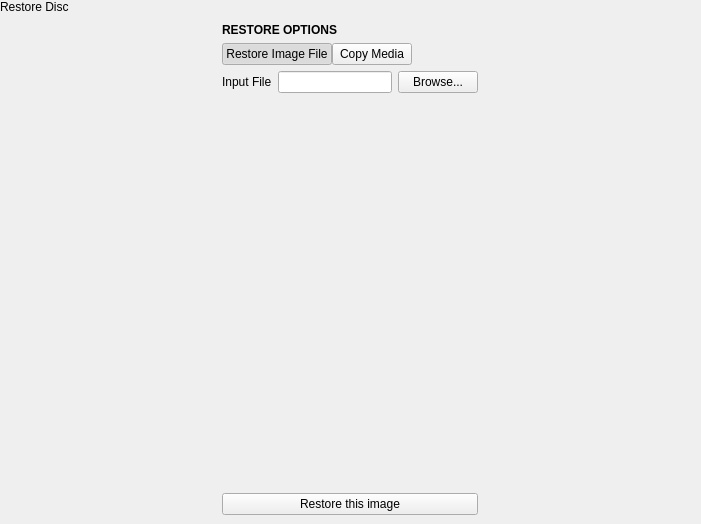
<?xml version="1.0" encoding="UTF-8"?>
<ui version="4.0">
 <class>RestoreOpticalPopover</class>
 <widget class="QWidget" name="RestoreOpticalPopover">
  <property name="geometry">
   <rect>
    <x>0</x>
    <y>0</y>
    <width>701</width>
    <height>524</height>
   </rect>
  </property>
  <property name="windowTitle">
   <string notr="true">Form</string>
  </property>
  <layout class="QVBoxLayout" name="verticalLayout">
   <property name="spacing">
    <number>0</number>
   </property>
   <property name="leftMargin">
    <number>0</number>
   </property>
   <property name="topMargin">
    <number>0</number>
   </property>
   <property name="rightMargin">
    <number>0</number>
   </property>
   <property name="bottomMargin">
    <number>0</number>
   </property>
   <item>
    <widget class="tStackedWidget" name="mainStack">
     <property name="currentIndex">
      <number>0</number>
     </property>
     <widget class="QWidget" name="mainPage">
      <layout class="QVBoxLayout" name="verticalLayout_5">
       <property name="spacing">
        <number>0</number>
       </property>
       <property name="leftMargin">
        <number>0</number>
       </property>
       <property name="topMargin">
        <number>0</number>
       </property>
       <property name="rightMargin">
        <number>0</number>
       </property>
       <property name="bottomMargin">
        <number>0</number>
       </property>
       <item>
        <widget class="tTitleLabel" name="titleLabel">
         <property name="text">
          <string notr="true">Restore Disc</string>
         </property>
        </widget>
       </item>
       <item alignment="Qt::AlignHCenter">
        <widget class="QWidget" name="optionsWidget" native="true">
         <layout class="QVBoxLayout" name="verticalLayout_4">
          <item>
           <widget class="QLabel" name="label">
            <property name="font">
             <font>
              <weight>75</weight>
              <bold>true</bold>
             </font>
            </property>
            <property name="text">
             <string>RESTORE OPTIONS</string>
            </property>
           </widget>
          </item>
          <item>
           <layout class="QHBoxLayout" name="horizontalLayout">
            <property name="spacing">
             <number>0</number>
            </property>
            <item>
             <widget class="QPushButton" name="restoreFileButton">
              <property name="text">
               <string>Restore Image File</string>
              </property>
              <property name="checkable">
               <bool>true</bool>
              </property>
              <property name="checked">
               <bool>true</bool>
              </property>
              <property name="autoExclusive">
               <bool>true</bool>
              </property>
             </widget>
            </item>
            <item>
             <widget class="QPushButton" name="restoreDiskButton">
              <property name="text">
               <string>Copy Media</string>
              </property>
              <property name="checkable">
               <bool>true</bool>
              </property>
              <property name="autoExclusive">
               <bool>true</bool>
              </property>
             </widget>
            </item>
            <item>
             <spacer name="horizontalSpacer">
              <property name="orientation">
               <enum>Qt::Horizontal</enum>
              </property>
              <property name="sizeHint" stdset="0">
               <size>
                <width>0</width>
                <height>0</height>
               </size>
              </property>
             </spacer>
            </item>
           </layout>
          </item>
          <item>
           <widget class="tStackedWidget" name="stackedWidget">
            <property name="currentIndex">
             <number>0</number>
            </property>
            <widget class="QWidget" name="restoreFilePage">
             <layout class="QVBoxLayout" name="verticalLayout_2">
              <property name="spacing">
               <number>0</number>
              </property>
              <property name="leftMargin">
               <number>0</number>
              </property>
              <property name="topMargin">
               <number>0</number>
              </property>
              <property name="rightMargin">
               <number>0</number>
              </property>
              <property name="bottomMargin">
               <number>0</number>
              </property>
              <item>
               <layout class="QHBoxLayout" name="horizontalLayout_3">
                <property name="spacing">
                 <number>6</number>
                </property>
                <item>
                 <widget class="QLabel" name="label_2">
                  <property name="text">
                   <string>Input File</string>
                  </property>
                 </widget>
                </item>
                <item>
                 <widget class="QLineEdit" name="restoreFileBox"/>
                </item>
                <item>
                 <widget class="QPushButton" name="browseButton">
                  <property name="text">
                   <string>Browse...</string>
                  </property>
                 </widget>
                </item>
               </layout>
              </item>
              <item>
               <spacer name="verticalSpacer_2">
                <property name="orientation">
                 <enum>Qt::Vertical</enum>
                </property>
                <property name="sizeHint" stdset="0">
                 <size>
                  <width>20</width>
                  <height>40</height>
                 </size>
                </property>
               </spacer>
              </item>
             </layout>
            </widget>
            <widget class="QWidget" name="restoreDiskPage">
             <layout class="QVBoxLayout" name="verticalLayout_3">
              <property name="spacing">
               <number>0</number>
              </property>
              <property name="leftMargin">
               <number>0</number>
              </property>
              <property name="topMargin">
               <number>0</number>
              </property>
              <property name="rightMargin">
               <number>0</number>
              </property>
              <property name="bottomMargin">
               <number>0</number>
              </property>
              <item>
               <widget class="QTreeView" name="diskSelection">
                <attribute name="headerVisible">
                 <bool>false</bool>
                </attribute>
               </widget>
              </item>
             </layout>
            </widget>
           </widget>
          </item>
          <item>
           <widget class="QPushButton" name="restoreButton">
            <property name="text">
             <string>Restore this image</string>
            </property>
            <property name="icon">
             <iconset theme="document-new">
              <normaloff>.</normaloff>.</iconset>
            </property>
           </widget>
          </item>
         </layout>
        </widget>
       </item>
      </layout>
     </widget>
     <widget class="QWidget" name="confirmOpticalPage">
      <layout class="QVBoxLayout" name="verticalLayout_7">
       <property name="spacing">
        <number>0</number>
       </property>
       <property name="leftMargin">
        <number>0</number>
       </property>
       <property name="topMargin">
        <number>0</number>
       </property>
       <property name="rightMargin">
        <number>0</number>
       </property>
       <property name="bottomMargin">
        <number>0</number>
       </property>
       <item>
        <widget class="tTitleLabel" name="titleLabel_2">
         <property name="text">
          <string>Restore Disc</string>
         </property>
        </widget>
       </item>
       <item alignment="Qt::AlignHCenter">
        <widget class="QWidget" name="restoreConfirmOpticalWidget" native="true">
         <layout class="QVBoxLayout" name="verticalLayout_6">
          <item>
           <widget class="QLabel" name="label_3">
            <property name="font">
             <font>
              <weight>75</weight>
              <bold>true</bold>
             </font>
            </property>
            <property name="text">
             <string>DISC NOT BLANK</string>
            </property>
           </widget>
          </item>
          <item>
           <widget class="QLabel" name="label_4">
            <property name="text">
             <string>The disc in the drive is not blank. To restore an image to the disc, the disc will need to be erased.

Once the disc in the drive is erased, all the data on it will be gone forever.</string>
            </property>
            <property name="wordWrap">
             <bool>true</bool>
            </property>
           </widget>
          </item>
          <item>
           <widget class="QPushButton" name="doRestoreButtonOptical">
            <property name="text">
             <string>Erase and Restore</string>
            </property>
            <property name="icon">
             <iconset theme="document-new">
              <normaloff>.</normaloff>.</iconset>
            </property>
           </widget>
          </item>
         </layout>
        </widget>
       </item>
       <item>
        <spacer name="verticalSpacer_3">
         <property name="orientation">
          <enum>Qt::Vertical</enum>
         </property>
         <property name="sizeHint" stdset="0">
          <size>
           <width>20</width>
           <height>385</height>
          </size>
         </property>
        </spacer>
       </item>
      </layout>
     </widget>
     <widget class="QWidget" name="confirmPage">
      <layout class="QVBoxLayout" name="verticalLayout_9">
       <property name="spacing">
        <number>0</number>
       </property>
       <property name="leftMargin">
        <number>0</number>
       </property>
       <property name="topMargin">
        <number>0</number>
       </property>
       <property name="rightMargin">
        <number>0</number>
       </property>
       <property name="bottomMargin">
        <number>0</number>
       </property>
       <item>
        <widget class="tTitleLabel" name="titleLabel_3">
         <property name="text">
          <string>Restore to Block</string>
         </property>
        </widget>
       </item>
       <item alignment="Qt::AlignHCenter">
        <widget class="QWidget" name="restoreConfirmWidget" native="true">
         <layout class="QVBoxLayout" name="verticalLayout_8">
          <item>
           <widget class="QLabel" name="label_5">
            <property name="font">
             <font>
              <weight>75</weight>
              <bold>true</bold>
             </font>
            </property>
            <property name="text">
             <string>THIS IS IT</string>
            </property>
           </widget>
          </item>
          <item>
           <widget class="QLabel" name="label_6">
            <property name="text">
             <string>Restoring to this block will erase it. There's no going back; once the block is erased, all the data on the block is gone forever.</string>
            </property>
            <property name="wordWrap">
             <bool>true</bool>
            </property>
           </widget>
          </item>
          <item>
           <widget class="QPushButton" name="doRestoreButton">
            <property name="text">
             <string>Restore this image</string>
            </property>
            <property name="icon">
             <iconset theme="document-new">
              <normaloff>.</normaloff>.</iconset>
            </property>
           </widget>
          </item>
         </layout>
        </widget>
       </item>
       <item>
        <spacer name="verticalSpacer_4">
         <property name="orientation">
          <enum>Qt::Vertical</enum>
         </property>
         <property name="sizeHint" stdset="0">
          <size>
           <width>20</width>
           <height>400</height>
          </size>
         </property>
        </spacer>
       </item>
      </layout>
     </widget>
    </widget>
   </item>
  </layout>
 </widget>
 <customwidgets>
  <customwidget>
   <class>tStackedWidget</class>
   <extends>QStackedWidget</extends>
   <header location="global">tstackedwidget.h</header>
   <container>1</container>
   <slots>
    <signal>switchingFrame(int)</signal>
   </slots>
  </customwidget>
  <customwidget>
   <class>tTitleLabel</class>
   <extends>QLabel</extends>
   <header location="global">ttitlelabel.h</header>
   <slots>
    <signal>backButtonClicked()</signal>
   </slots>
  </customwidget>
 </customwidgets>
 <resources/>
 <connections/>
</ui>
